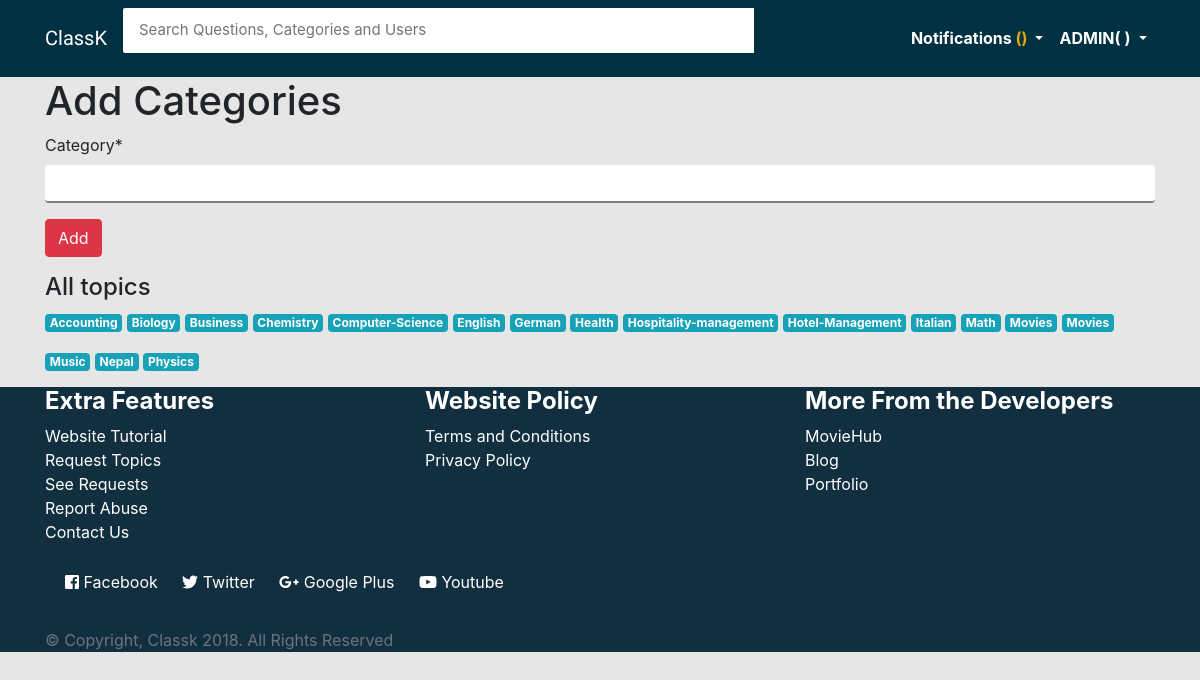
The page /add-category/ (signed in) on the database its author committed.
### main/models.py (models this page shows, shortened)
class Category(models.Model):
    category = models.CharField(max_length=50)

### main/views.py (the view)
# urls.py: url(r'^add-category/$', views.add_categorys, name='add-category'),
def add_categorys(request):
    if request.user.is_superuser:
        topics = Category.objects.all().order_by("category")
        message = "Category already exists."
        if request.method == 'POST':
            form = CategoryForm(request.POST or None)
            if form.is_valid():
                topic = form.save(commit=False)
                if Category.objects.filter(category=topic).exists():
                    return message
                else:
                    topic.category = topic.category.replace(" ", "-")
                    topic.save()
                return redirect('main:add-category')
        else:
            form = CategoryForm(request.POST or None)
        return render(request, 'main/add-category.html', {'form':form, 'topics':topics, 'message':message})
    else:
        return redirect("main:home")

### main/forms.py
class CategoryForm(forms.ModelForm):
    class Meta:
        model = Category
        fields = ('category',)

### main/templates/main/add-category.html (shortened to what this page needs)
{% extends 'main/base.html' %}
{% load crispy_forms_tags %}
{% block content %}
<div class="container">
    <h1>Add Categories</h1>
    <form action="" method="post" enctype="multipart/form-data">
        {{form | crispy}}
        <input type="submit" class="btn btn-md btn-danger" value="Add">
    </form>
    <h4>All topics</h4>
    {% for t in topics %}
    <p class="badge badge-info">{{ t.category }}</p>
    {% endfor %}
</div>
{% endblock %}

### main/templates/main/base.html (shortened to what this page needs)
<html lang="en">
<head>
    <link href="https://maxcdn.bootstrapcdn.com/bootstrap/4.0.0/css/bootstrap.min.css" rel="stylesheet"
> {% load staticfiles %}
    <link rel="stylesheet" href="{% static 'css/main.css' %}">
    <link href="https://maxcdn.bootstrapcdn.com/font-awesome/4.7.0/css/font-awesome.min.css" rel="stylesheet"
>
</head>
<body>
    <header>
        <nav class="navbar navbar-expand-lg navbar-light" style="background-color:#003143;">
            <div class="container">
                <a class="navbar-brand text-white" href="{% url 'main:home' %}" id="brand">ClassK</span>
                </a>
                <div class="collapse navbar-collapse" id="navbarNav">
                    <div class="bam-navbar-search smallsearch col-sm-8 col-xs-11">
                        <form action="{% url 'main:home' %}" method="get" class="row">
                            <input class="bam-navbar-input col-md-11" type="search" placeholder="Search Questions, Categories and Users" name="q" , value="">
                        </form>
                    </div>
                    <ul class="nav navbar-nav ml-auto w-100 justify-content-end" id="item">
                        {% if user.is_authenticated %}
                        <li class="nav-item dropdown">
                            <a class="nav-link dropdown-toggle" href="#" id="navbarDropdownMenuLink" data-toggle="dropdown" aria-haspopup="true" aria-expanded="false"
                                style="color:white;">
                                <strong>Notifications
                                    <span style="color:#E0A800;">({{ notif_counts }})</span>
                                </strong>
                            </a>
                        </li>
                        <li class="nav-item dropdown">
                            <a class="nav-link dropdown-toggle" href="#" id="navbarDropdownMenuLink" data-toggle="dropdown" aria-haspopup="true" aria-expanded="false"
                                style="color:white;">
                                <strong> {{ user.username|upper }}( {{ score }} )</strong>
                            </a>
                        </li>
                        {% endif %}
                    </ul>
                </div>
            </div>
        </nav>
    </header>
    {% block content %} {% endblock %}
    <footer class="footer">
        <div class="container" id="contents-footer">
            <div class="row">
                <div class="col-md-4">
                    <h4>
                        <strong>Extra Features</strong>
                    </h4>
                    <ul class="list-contents">
                        <a href="{% url 'main:tutorial' %}">
                            <li>Website Tutorial</li>
                        </a>
                        <a href="{% url 'main:request_topic' %}">
                            <li>Request Topics</li>
                        </a>
                        <a href="{% url 'main:display_request' %}">
                            <li>See Requests</li>
                        </a>
                        <a href="#">
                            <li>Report Abuse</li>
                        </a>
                        <a href="{% url 'main:contact' %}">
                            <li> Contact Us</li>
                        </a>
                    </ul>
                </div>
                <div class="col-md-4">
                    <h4>
                        <strong>Website Policy</strong>
                    </h4>
                    <ul class="list-contents">
                        <a href="#">
                            <li>Terms and Conditions</li>
                        </a>
                        <a href="#">
                            <li>Privacy Policy</li>
                        </a>
                    </ul>
                </div>
                <div class="col-md-4">
                    <h4>
                        <strong>More From the Developers</strong>
                    </h4>
                    <ul class="list-contents">
                        <a href="#">
                            <li>MovieHub</li>
                        </a>
                        <a href="#">
                            <li>Blog</li>
                        </a>
                        <a href="#">
                            <li>Portfolio</li>
                        </a>
                    </ul>
                </div>
            </div>
            <div class="social-media-links">
                <a href="https://www.facebook.com/whysoserious13" target="_blank"> <i class="fab fa-facebook-square"></i> Facebook</a>
                <a href="https://twitter.com/techinov22" target="_blank"> <i class="fab fa-twitter"></i>  Twitter</a>
                <a href="https://plus.google.com/u/0/113475651357673842065" target="_blank"> <i class="fab fa-google-plus-g"></i>  Google Plus</a>
                <a href="https://www.youtube.com/c/onthir" target="_blank"> <i class="fab fa-youtube"></i>  Youtube</a>
            </div>
             <br>
            <span class="text-muted text-center">&copy; Copyright, Classk 2018. All Rights Reserved</span>
        </div>
    </footer>
</body>
</html>

### account/static/css/main.css (style rules this page uses)
body { background: #e6e6e6; }
.bam-navbar-input { padding: 11px 16px; border-radius: 2px 0 0 2px; border: 0 none; outline: 0 none; font-size: 15px; }
#brand { font-family: 'Francois One', sans-serif; }
input[type=text] { border: none; border-bottom: 2px solid grey; }
#contents-footer { color: white; }
.footer { background-color: #122f40; }
.list-contents li { list-style-type: none; }
.list-contents a { text-decoration: none; color: white; }
ul { padding: 0; }
.social-media-links { padding: 10px; }
.social-media-links a { text-decoration: none; color: white; padding: 10px; }

### rows shown on the page
Category: category "Accounting"
Category: category "Biology"
Category: category "Business"
Category: category "Chemistry"
Category: category "Computer-Science"
Category: category "English"
Category: category "German"
Category: category "Health"
Category: category "Hospitality-management"
Category: category "Hotel-Management"
Category: category "Italian"
Category: category "Math"
Category: category "Movies"
Category: category "Movies"
Category: category "Music"
Category: category "Nepal"
Category: category "Physics"

### other values the page prints
{{ user.username|upper }} "ADMIN"
